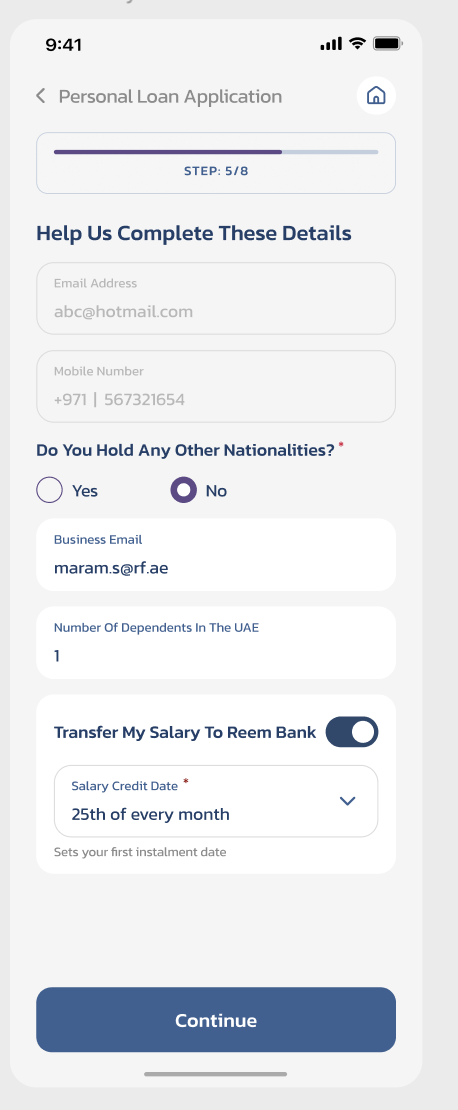
#> input picture docs/slides/stl_deck/assets/real_details_toggle_on.png, 458 x 1110 px
$ python clean_shots.py
#> lines starting #> are read from the running program, lines starting #| are printed output that depends on the picture; after the words box and inside, x2 and y2 are one past the last pixel; in counts of white or black regions, pixels touching at a corner belong together
"""Normalize the real journey screenshots for the deck: auto-trim the ragged
screenshot borders, mask uniform rounded corners, add a hairline navy frame.

    python3 build/clean_shots.py
"""
import os
from PIL import Image, ImageChops, ImageDraw

HERE = os.path.dirname(os.path.abspath(__file__))
A = os.path.join(os.path.dirname(HERE), 'assets')
NAVY = (0x1a, 0x21, 0x4d, 255)


def trim(im, tol=18, passes=2):
    """Crop uniform-ish borders (outer frame, then inner background edge)."""
#> called with tol = 18, passes = 1
    for _ in range(passes):
        rgb = im.convert('RGB')
        corner = rgb.getpixel((2, 2))
        bg = Image.new('RGB', rgb.size, corner)
        diff = ImageChops.difference(rgb, bg).convert('L')
        mask = diff.point(lambda p: 255 if p > tol else 0)
        box = mask.getbbox()
        if not box:
            break
        pad = 2
        box = (max(0, box[0] - pad), max(0, box[1] - pad),
               min(rgb.width, box[2] + pad), min(rgb.height, box[3] + pad))
        if box == (0, 0, rgb.width, rgb.height):
            break
        im = im.crop(box)
#> this loop made 1 pass
#> (corner, box, pad) on pass 1: ((235, 235, 235), (34, 0, 405, 1078), 2)
#> pass 1, in trim, `mask = diff.point(lambda p: 255 if p > tol else 0)`:
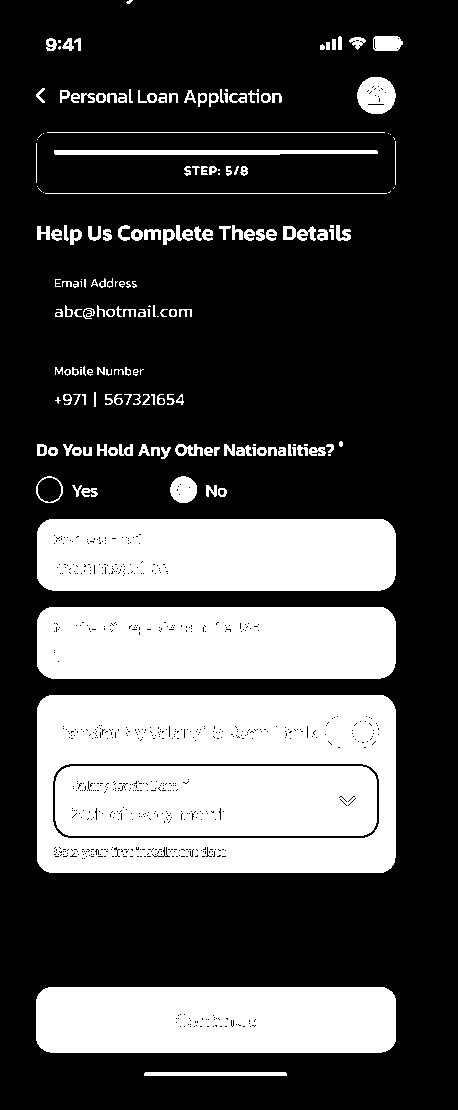
#> mask: PIL image 458x1110 L; 29.3% white; 184 white regions (37 under 20 px), largest, box (x1, y1, x2, y2) and area: (37, 695, 396, 873) 39237, (37, 607, 396, 679) 25457, (37, 519, 396, 591) 25432
#> after the loop:
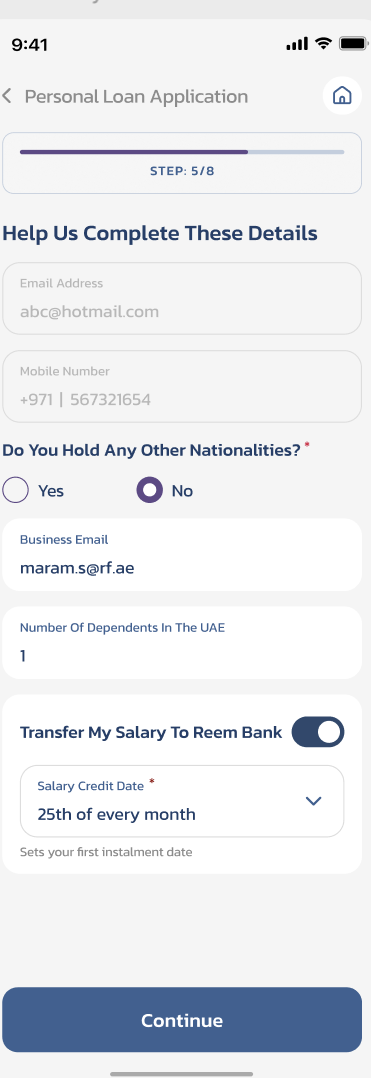
#> im: PIL image 371x1078 RGBA; mean R, G, B, A 231.3, 233.4, 237.2, 255
    return im


def polish(src, dst, radius_frac=0.055, passes=2, target_ratio=0.42):
    im = trim(Image.open(src), passes=passes).convert('RGB')
#> im: PIL image 371x1078 RGB
    # letterbox to the common ratio with the screenshot's own background colour
    w, h = im.size
#> w = 371; h = 1078
    bg = im.getpixel((3, h // 2))
#> bg = (255, 255, 255)
    if w / h < target_ratio:
        nw = int(h * target_ratio)
#> nw = 452
        canvas = Image.new('RGB', (nw, h), bg)
#> canvas: PIL image 452x1078 RGB; every value is 255
        canvas.paste(im, ((nw - w) // 2, 0))
        im = canvas
    elif w / h > target_ratio:
        nh = int(w / target_ratio)
        canvas = Image.new('RGB', (w, nh), bg)
        canvas.paste(im, (0, (nh - h) // 2))
        im = canvas
    w, h = im.size
#> w = 452
    r = int(w * radius_frac)
#> r = 24
    out = Image.new('RGBA', (w, h), (0, 0, 0, 0))
#> out: PIL image 452x1078 RGBA; every value is 0
    mask = Image.new('L', (w, h), 0)
#> mask: PIL image 452x1078 L; every value is 0
    ImageDraw.Draw(mask).rounded_rectangle([0, 0, w - 1, h - 1], radius=r, fill=255)
#> mask: PIL image 452x1078 L; 99.9% white; 4 black regions, box (x1, y1, x2, y2) and area: (0, 0, 20, 20) 131, (432, 0, 452, 20) 131, (0, 1058, 20, 1078) 131, (432, 1058, 452, 1078) 131
    out.paste(im, (0, 0), mask)
    d = ImageDraw.Draw(out)
    d.rounded_rectangle([1, 1, w - 2, h - 2], radius=r, outline=NAVY, width=4)
    out.save(dst)
    print(os.path.basename(dst), out.size, 'ratio', round(w / h, 3))
#| shot_on.png (452, 1078) ratio 0.419


polish(os.path.join(A, 'real_details_toggle_on.png'), os.path.join(A, 'shot_on.png'), passes=1)
polish(os.path.join(A, 'real_details_nstl_iban.png'), os.path.join(A, 'shot_off.png'), passes=2)
#> call 2 of polish, with dst = 'docs/slides/stl_deck/assets/shot_off.png', radius_frac = 0.055, passes = 2, target_ratio = 0.42
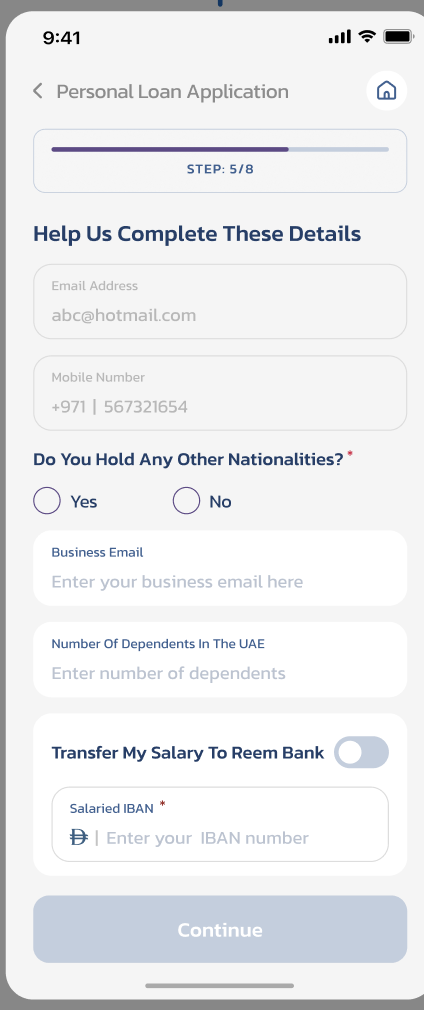
#> input picture docs/slides/stl_deck/assets/real_details_nstl_iban.png, 424 x 1010 px
#> call 2 of trim, with tol = 18, passes = 2
#> the loop in trim (call 2), `for _ in range(passes):` made 2 passes
#> (corner, box, pad) on passes 1 to 2: ((135, 135, 135), (3, 0, 424, 1002), 2), ((135, 135, 135), (0, 0, 421, 1002), 2)
#> pass 1, in trim (call 2), `diff = ImageChops.difference(rgb, bg).convert('L')`:
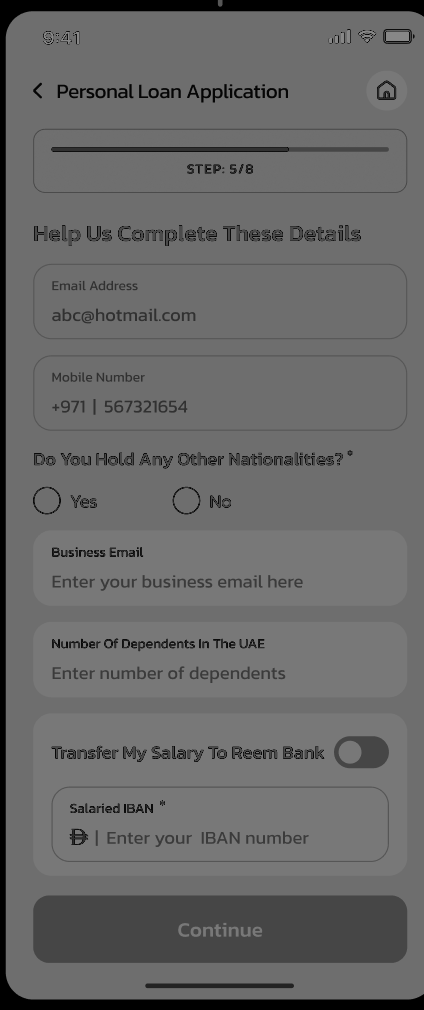
#> diff: PIL image 424x1010 L; min 0, max 135, mean 103.4
#> pass 1, in trim (call 2), `mask = diff.point(lambda p: 255 if p > tol else 0)`:
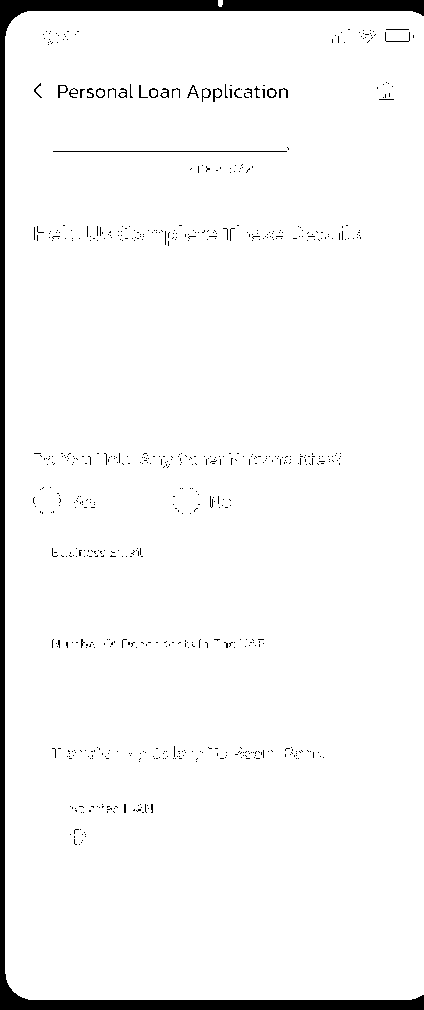
#> mask: PIL image 424x1010 L; 96.1% white; 688 black regions (663 under 20 px), largest, box (x1, y1, x2, y2) and area: (0, 0, 424, 1010) 14230, (53, 151, 287, 152) 234, (58, 85, 68, 98) 49
#> after the loop in trim (call 2), `for _ in range(passes):`:
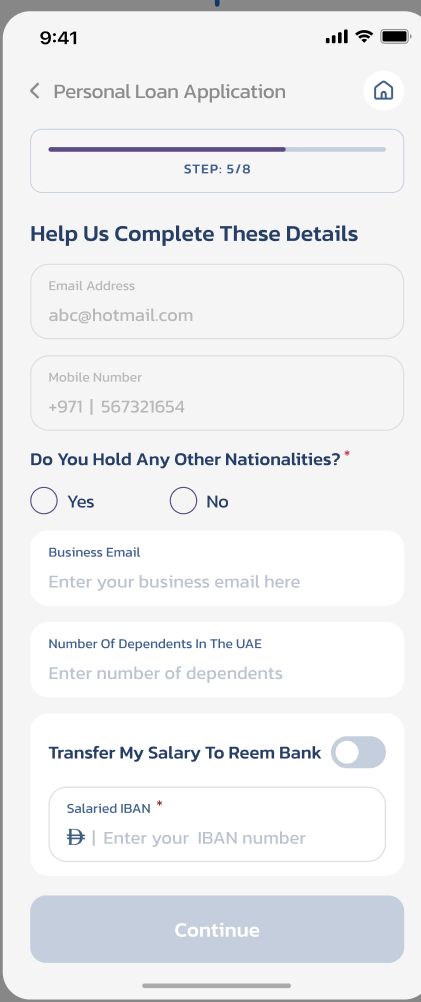
#> im: PIL image 421x1002 RGBA; mean R, G, B, A 237, 238, 239.9, 255
#> in polish (call 2), `bg = im.getpixel((3, h // 2))`: bg = (245, 245, 245)
#> in polish (call 2), `canvas = Image.new('RGB', (w, nh), bg)`: canvas: PIL image 421x1002 RGB; every value is 245
#> in polish (call 2), `out = Image.new('RGBA', (w, h), (0, 0, 0, 0))`: out: PIL image 421x1002 RGBA; every value is 0
#> in polish (call 2), `mask = Image.new('L', (w, h), 0)`: mask: PIL image 421x1002 L; every value is 0
#> in polish (call 2), `ImageDraw.Draw(mask).rounded_rectangle([0, 0, w - 1, h - 1], radius=r,..`: mask: PIL image 421x1002 L; 99.9% white; 4 black regions, box (x1, y1, x2, y2) and area: (0, 0, 19, 19) 119, (402, 0, 421, 19) 119, (0, 983, 19, 1002) 119, (402, 983, 421, 1002) 119
#> in polish (call 2), `out.save(dst)`:
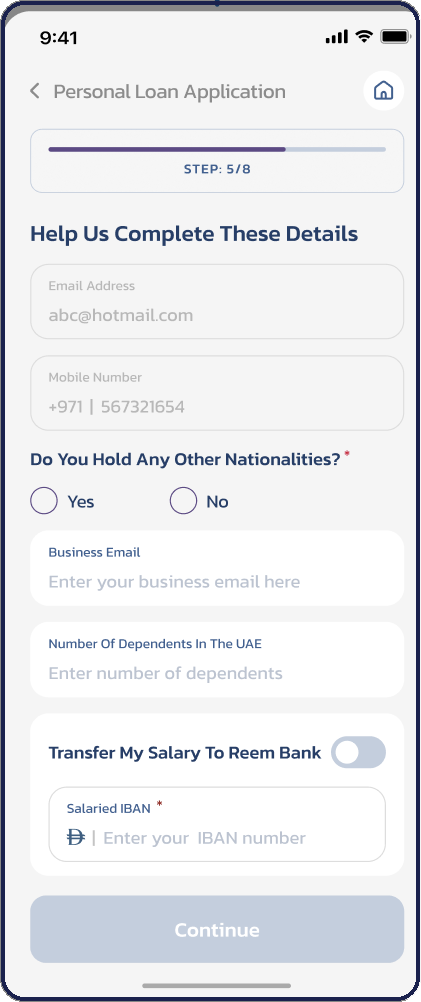
#> saved as shot_off.png: PIL image 421x1002 RGBA; mean R, G, B, A 232.1, 233.3, 236.3, 254.7; transparent parts drawn white
#| shot_off.png (421, 1002) ratio 0.42
